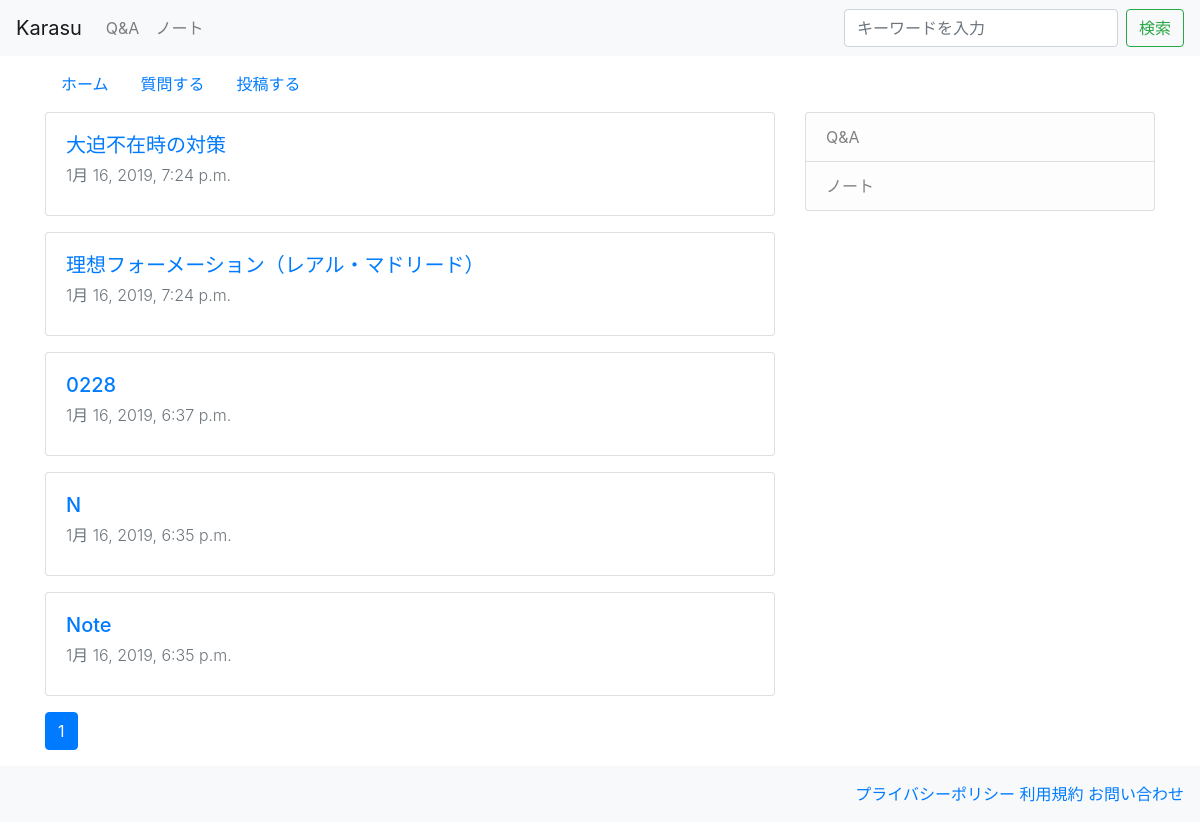
Page /qa/category/5 on the committed database.
### qa/models.py (models this page shows, shortened)
class Category(models.Model):
    name = models.CharField('カテゴリ名', max_length=200)
    def __str__(self):
        return self.name

class Day(models.Model):
    title = models.CharField('タイトル', max_length=200)
    text = models.TextField('本文')
    date = models.DateTimeField('日付', default=timezone.now)
    category = models.ForeignKey(Category, verbose_name='カテゴリ', on_delete=models.PROTECT, blank=True, null=True)

### qa/views.py (the view)
# urls.py: path('category/<int:pk>', views.CategoryView.as_view(), name='category'),
class CategoryView(generic.ListView):
    model = Day
    paginate_by = 5
    def get_queryset(self):
        category_pk = self.kwargs['pk']
        queryset = Day.objects.order_by('-date').filter(category__pk=category_pk)
        return queryset

### qa/context_processors.py (called while the page is built)
def common(request):
    context = {
      'category_list':Category.objects.all(),
    }
    return context

### qa/templatetags/mytag.py (called while the page is built)
@register.simple_tag
def url_replace(request, field, value):
    url_dict = request.GET.copy()
    url_dict[field] = value
    return url_dict.urlencode()

### qa/templates/qa/day_list.html (shortened to what this page needs)
{% extends 'qa/base.html' %}
{% block content %}
{% for day in day_list %}
<div class="card mb-3">
  <div class="card-body">
    <h5 class="card-title"><a href="{% url 'qa:detail' day.pk %}">{{ day.title }}</a></h5>
    <p class="card-subtitle mb-2 text-muted font-weight-light">{{ day.date }}</p>
  </div>
</div>
{% endfor %}
{% include 'qa/page5.html' %}
{% endblock %}

### qa/templates/qa/base.html (shortened to what this page needs)
<!doctype html>
<html lang="ja">
  <head>
    <link rel="stylesheet" href="https://stackpath.bootstrapcdn.com/bootstrap/4.2.1/css/bootstrap.min.css">
  </head>
  <body>
    <nav class="navbar navbar-expand-lg navbar-light bg-light">
      <a class="navbar-brand" href="{% url 'qa:index' %}">Karasu</a>
      <div class="navbar-collapse collapse show" id="navbarSupportedContent" style="">
        <ul class="navbar-nav mr-auto">
          {% for category in category_list %}
          <li class="nav-item">
            <a class="nav-link" href="{% url 'qa:category' category.pk %}">{{ category }}</a>
          </li>
          {% endfor %}
        </ul>
        <form class="form-inline my-2 my-lg-0" method="GET" action="{% url 'qa:index' %}">
          <input class="form-control mr-sm-2" type="text" placeholder="キーワードを入力" aria-label="Search" name="keyword">
          <button class="btn btn-outline-success my-2 my-sm-0" type="submit">検索</button>
        </form>
      </div>
    </nav>
    <div class="container">
      <nav class="nav mb-2 mt-2">
        <a class="nav-link active" href="{% url 'qa:index' %}">ホーム</a>
        <a class="nav-link active" href="{%  url 'qa:add' %}" target="_blank">質問する</a>
        <a class="nav-link active" href="{%  url 'qa:add' %}" target="_blank">投稿する</a>
      </nav>
      <div class="row">
        <div class="col-md-8">
          {% block content %}
          {% endblock %}
        </div>
        <div class="col-md-4">
          <div class="list-group">
            {% for category in category_list %}
            <a href="{% url 'qa:category' category.pk %}" class="list-group-item list-group-item-action list-group-item-light">{{ category }}</a>
            {% endfor %}
          </div>
        </div>
      </div>
    </div>
    <footer class="footer bg-light text-gray text-right py-3 pr-3">
      <div class="text-muted text-right">
        <a href="#">プライバシーポリシー</a>
        <a href="#">利用規約</a>
        <a href="#">お問い合わせ</a>
      </div>
    </footer>
  </body>
</html>

### rows in the picture
Category: name "Q&A"
Category: name "ノート"
Day: title "大迫不在時の対策", date "1月 16, 2019, 7:24 p.m."
Day: title "理想フォーメーション（レアル・マドリード）", date "1月 16, 2019, 7:24 p.m."
Day: title "0228", date "1月 16, 2019, 6:37 p.m."
Day: title "N", date "1月 16, 2019, 6:35 p.m."
Day: title "Note", date "1月 16, 2019, 6:35 p.m."

### other values in the picture
{{ link_page }} "1"
